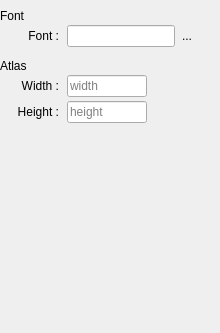
<?xml version="1.0" encoding="UTF-8"?>
<ui version="4.0">
 <class>Properties</class>
 <widget class="QDockWidget" name="Properties">
  <property name="geometry">
   <rect>
    <x>0</x>
    <y>0</y>
    <width>220</width>
    <height>333</height>
   </rect>
  </property>
  <property name="minimumSize">
   <size>
    <width>220</width>
    <height>91</height>
   </size>
  </property>
  <property name="features">
   <set>QDockWidget::DockWidgetMovable</set>
  </property>
  <property name="allowedAreas">
   <set>Qt::LeftDockWidgetArea|Qt::RightDockWidgetArea</set>
  </property>
  <property name="windowTitle">
   <string>Properties</string>
  </property>
  <widget class="QWidget" name="DockContents">
   <layout class="QVBoxLayout" name="verticalLayout">
    <property name="spacing">
     <number>0</number>
    </property>
    <property name="leftMargin">
     <number>0</number>
    </property>
    <property name="topMargin">
     <number>0</number>
    </property>
    <property name="rightMargin">
     <number>0</number>
    </property>
    <property name="bottomMargin">
     <number>0</number>
    </property>
    <item>
     <widget class="QScrollArea" name="Scroller">
      <property name="frameShape">
       <enum>QFrame::NoFrame</enum>
      </property>
      <property name="sizeAdjustPolicy">
       <enum>QAbstractScrollArea::AdjustToContents</enum>
      </property>
      <property name="widgetResizable">
       <bool>true</bool>
      </property>
      <widget class="QWidget" name="ScrollerContents">
       <property name="geometry">
        <rect>
         <x>0</x>
         <y>0</y>
         <width>220</width>
         <height>311</height>
        </rect>
       </property>
       <layout class="QVBoxLayout" name="verticalLayout_2" stretch="0,0,0,0,1">
        <property name="spacing">
         <number>0</number>
        </property>
        <property name="leftMargin">
         <number>0</number>
        </property>
        <property name="rightMargin">
         <number>0</number>
        </property>
        <item>
         <widget class="QLabel" name="AtlasHeader_2">
          <property name="autoFillBackground">
           <bool>false</bool>
          </property>
          <property name="text">
           <string>Font</string>
          </property>
          <property name="class" stdset="0">
           <string>header</string>
          </property>
         </widget>
        </item>
        <item>
         <layout class="QFormLayout" name="Font">
          <property name="labelAlignment">
           <set>Qt::AlignRight|Qt::AlignTrailing|Qt::AlignVCenter</set>
          </property>
          <property name="horizontalSpacing">
           <number>8</number>
          </property>
          <property name="verticalSpacing">
           <number>4</number>
          </property>
          <property name="leftMargin">
           <number>9</number>
          </property>
          <property name="topMargin">
           <number>2</number>
          </property>
          <property name="rightMargin">
           <number>9</number>
          </property>
          <property name="bottomMargin">
           <number>12</number>
          </property>
          <item row="0" column="0">
           <widget class="QLabel" name="FontLabel">
            <property name="minimumSize">
             <size>
              <width>50</width>
              <height>0</height>
             </size>
            </property>
            <property name="text">
             <string>Font :</string>
            </property>
            <property name="alignment">
             <set>Qt::AlignRight|Qt::AlignTrailing|Qt::AlignVCenter</set>
            </property>
           </widget>
          </item>
          <item row="0" column="1">
           <layout class="QHBoxLayout" name="horizontalLayout">
            <item>
             <widget class="QLineEdit" name="FontName">
              <property name="maximumSize">
               <size>
                <width>120</width>
                <height>16777215</height>
               </size>
              </property>
              <property name="readOnly">
               <bool>true</bool>
              </property>
             </widget>
            </item>
            <item>
             <widget class="QToolButton" name="FontButton">
              <property name="text">
               <string>...</string>
              </property>
              <property name="autoRaise">
               <bool>true</bool>
              </property>
             </widget>
            </item>
            <item>
             <spacer name="horizontalSpacer">
              <property name="orientation">
               <enum>Qt::Horizontal</enum>
              </property>
              <property name="sizeHint" stdset="0">
               <size>
                <width>0</width>
                <height>20</height>
               </size>
              </property>
             </spacer>
            </item>
           </layout>
          </item>
         </layout>
        </item>
        <item>
         <widget class="QLabel" name="AtlasHeader">
          <property name="autoFillBackground">
           <bool>false</bool>
          </property>
          <property name="text">
           <string>Atlas</string>
          </property>
          <property name="class" stdset="0">
           <string>header</string>
          </property>
         </widget>
        </item>
        <item>
         <layout class="QFormLayout" name="Atlas">
          <property name="labelAlignment">
           <set>Qt::AlignRight|Qt::AlignTrailing|Qt::AlignVCenter</set>
          </property>
          <property name="horizontalSpacing">
           <number>8</number>
          </property>
          <property name="verticalSpacing">
           <number>4</number>
          </property>
          <property name="leftMargin">
           <number>9</number>
          </property>
          <property name="topMargin">
           <number>2</number>
          </property>
          <property name="rightMargin">
           <number>9</number>
          </property>
          <property name="bottomMargin">
           <number>12</number>
          </property>
          <item row="1" column="0">
           <widget class="QLabel" name="AtlasWidthLabel">
            <property name="minimumSize">
             <size>
              <width>50</width>
              <height>0</height>
             </size>
            </property>
            <property name="text">
             <string>Width :</string>
            </property>
            <property name="alignment">
             <set>Qt::AlignRight|Qt::AlignTrailing|Qt::AlignVCenter</set>
            </property>
           </widget>
          </item>
          <item row="1" column="1">
           <widget class="QLineEdit" name="AtlasWidth">
            <property name="sizePolicy">
             <sizepolicy hsizetype="Preferred" vsizetype="Fixed">
              <horstretch>0</horstretch>
              <verstretch>0</verstretch>
             </sizepolicy>
            </property>
            <property name="maximumSize">
             <size>
              <width>80</width>
              <height>16777215</height>
             </size>
            </property>
            <property name="placeholderText">
             <string>width</string>
            </property>
           </widget>
          </item>
          <item row="2" column="0">
           <widget class="QLabel" name="AtlasHeightLabel">
            <property name="minimumSize">
             <size>
              <width>50</width>
              <height>0</height>
             </size>
            </property>
            <property name="text">
             <string>Height :</string>
            </property>
            <property name="alignment">
             <set>Qt::AlignRight|Qt::AlignTrailing|Qt::AlignVCenter</set>
            </property>
           </widget>
          </item>
          <item row="2" column="1">
           <widget class="QLineEdit" name="AtlasHeight">
            <property name="sizePolicy">
             <sizepolicy hsizetype="Preferred" vsizetype="Fixed">
              <horstretch>0</horstretch>
              <verstretch>0</verstretch>
             </sizepolicy>
            </property>
            <property name="maximumSize">
             <size>
              <width>80</width>
              <height>16777215</height>
             </size>
            </property>
            <property name="placeholderText">
             <string>height</string>
            </property>
           </widget>
          </item>
         </layout>
        </item>
        <item>
         <spacer name="verticalSpacer">
          <property name="orientation">
           <enum>Qt::Vertical</enum>
          </property>
          <property name="sizeHint" stdset="0">
           <size>
            <width>20</width>
            <height>40</height>
           </size>
          </property>
         </spacer>
        </item>
       </layout>
      </widget>
     </widget>
    </item>
   </layout>
  </widget>
 </widget>
 <resources/>
 <connections/>
</ui>
